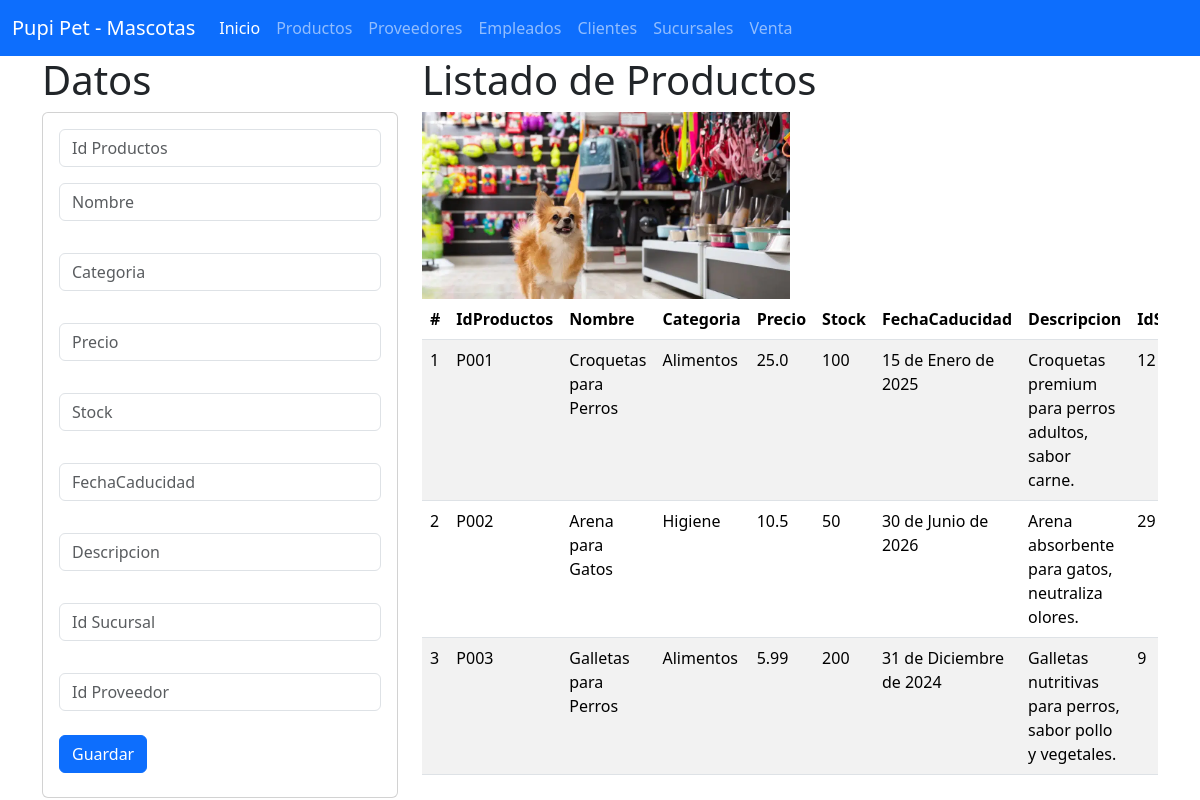
The page /productos on the database its author committed.
### productos_app/models.py (models this page shows, shortened)
class Productos(models.Model):
    idProductos=models.CharField(primary_key=True, max_length=6)
    nombre=models.CharField(max_length=50)
    categoria=models.CharField(max_length=30)
    precio=models.FloatField()
    stock=models.CharField(max_length=100)
    fechaCaducidad=models.DateField(null=False,blank=False)
    descripcion=models.CharField(max_length=100)
    idSucursal=models.PositiveIntegerField()
    idProveedor=models.PositiveIntegerField()

### productos_app/views.py (the view)
# urls.py: path("productos", views.inicio_vistaProductos, name= "productos" ),
def inicio_vistaProductos(request):
    losproductos=Productos.objects.all()
    return render(request,"gestionarProductos.html", {"misproductos":losproductos}   )

### productos_app/templates/gestionarProductos.html (shortened to what this page needs)
{% extends "base.html" %}
{% load static %}
{% block cuerpo %}
<div class="row">
    <div class="col-sm-12 col-md-4 col-lg-4 col-xl-4">
        <h1> Datos </h1>
    <div class="card">
        <div class="card-body">
            <form action="/registrarProductos/" method="POST"> {% csrf_token %}
                <div class="form-group">
                    <input type="text" id="txtidProductos" name="txtidProductos" class="form-control"
                    placeholder="Id Productos" required>
                </div>
                <div class="form-group py-3">
                    <input type="text" id="txtnombre" name="txtnombre" class="form-control"
                    placeholder="Nombre" maxLenght="50" required>
                </div>
                <div class="form-group py-3">
                    <input type="text" id="txtcategoria" name="txtcategoria" class="form-control"
                    placeholder="Categoria" maxLenght="30" required>
                </div>
                <div class="form-group py-3">
                    <input type="text" id="txtprecio" name="txtprecio" class="form-control"
                    placeholder="Precio" maxLenght="10000" required>
                </div>
                <div class="form-group py-3">
                    <input type="text" id="txtstock" name="txtstock" class="form-control"
                    placeholder="Stock" maxLenght="10000" required>
                </div>
                <div class="form-group py-3">
                    <input type="text" id="datecaducidad" name="datecaducidad" class="form-control"
                    placeholder="FechaCaducidad" required>
                </div>
                <div class="form-group py-3">
                    <input type="text" id="txtdescripcion" name="txtdescripcion" class="form-control"
                    placeholder="Descripcion" maxLenght="100" required>
                </div>
                <div class="form-group py-3">
                    <input type="text" id="numidsucursal" name="numidsucursal" class="form-control"
                    placeholder="Id Sucursal"  required>
                </div>
                <div class="form-group py-3">
                    <input type="text" id="numidproveedor" name="numidproveedor" class="form-control"
                    placeholder="Id Proveedor"  required>
                </div>
                <div class="form-group py-2">
                    <button type="submit" class="btn btn-primary">Guardar</button>
                </div>
            </form>
        </div>
    </div>
    </div>
    <div class="col-sm-12 col-md-8 col-lg-8 col-xl-8">
    <h1>Listado de Productos</h1>
    <img class="w-50" src="{% static 'img/productos.jpg' %}" width="400" height="auto" alt="">
    <div class="table-responsive">
    <table class="table table-striped">
        <thead>
        <tr>
            <th scope="col">#</th>
            <th scope="col">IdProductos</th>
            <th scope="col">Nombre</th>
            <th scope="col">Categoria</th>
            <th scope="col">Precio</th>
            <th scope="col">Stock</th>
            <th scope="col">FechaCaducidad</th>
            <th scope="col">Descripcion</th>
            <th scope="col">IdSucursal</th>
        </tr>
        </thead>
        <tbody>
            {% for m in misproductos %}
                <tr>
                    <td>{{forloop.counter}}</td>
                    <td>{{m.idProductos}}</td>
                    <td>{{m.nombre}}</td>
                    <td>{{m.categoria}}</td>
                    <td>{{m.precio}}</td>
                    <td>{{m.stock}}</td>
                    <td>{{m.fechaCaducidad}}</td>
                    <td>{{m.descripcion}}</td>
                    <td>{{m.idSucursal}}</td>
                </tr>
            {% endfor %}
        </tbody>
    </table>
    </div>
</div>
</div>
{% endblock %}

### rows shown on the page
Productos: idProductos "P001", nombre "Croquetas para Perros", categoria "Alimentos", precio "25.0", stock "100", fechaCaducidad "15 de Enero de 2025", descripcion "Croquetas premium para perros adultos, sabor carne.", idSucursal "12"
Productos: idProductos "P002", nombre "Arena para Gatos", categoria "Higiene", precio "10.5", stock "50", fechaCaducidad "30 de Junio de 2026", descripcion "Arena absorbente para gatos, neutraliza olores.", idSucursal "29"
Productos: idProductos "P003", nombre "Galletas para Perros", categoria "Alimentos", precio "5.99", stock "200", fechaCaducidad "31 de Diciembre de 2024", descripcion "Galletas nutritivas para perros, sabor pollo y vegetales.", idSucursal "9"
